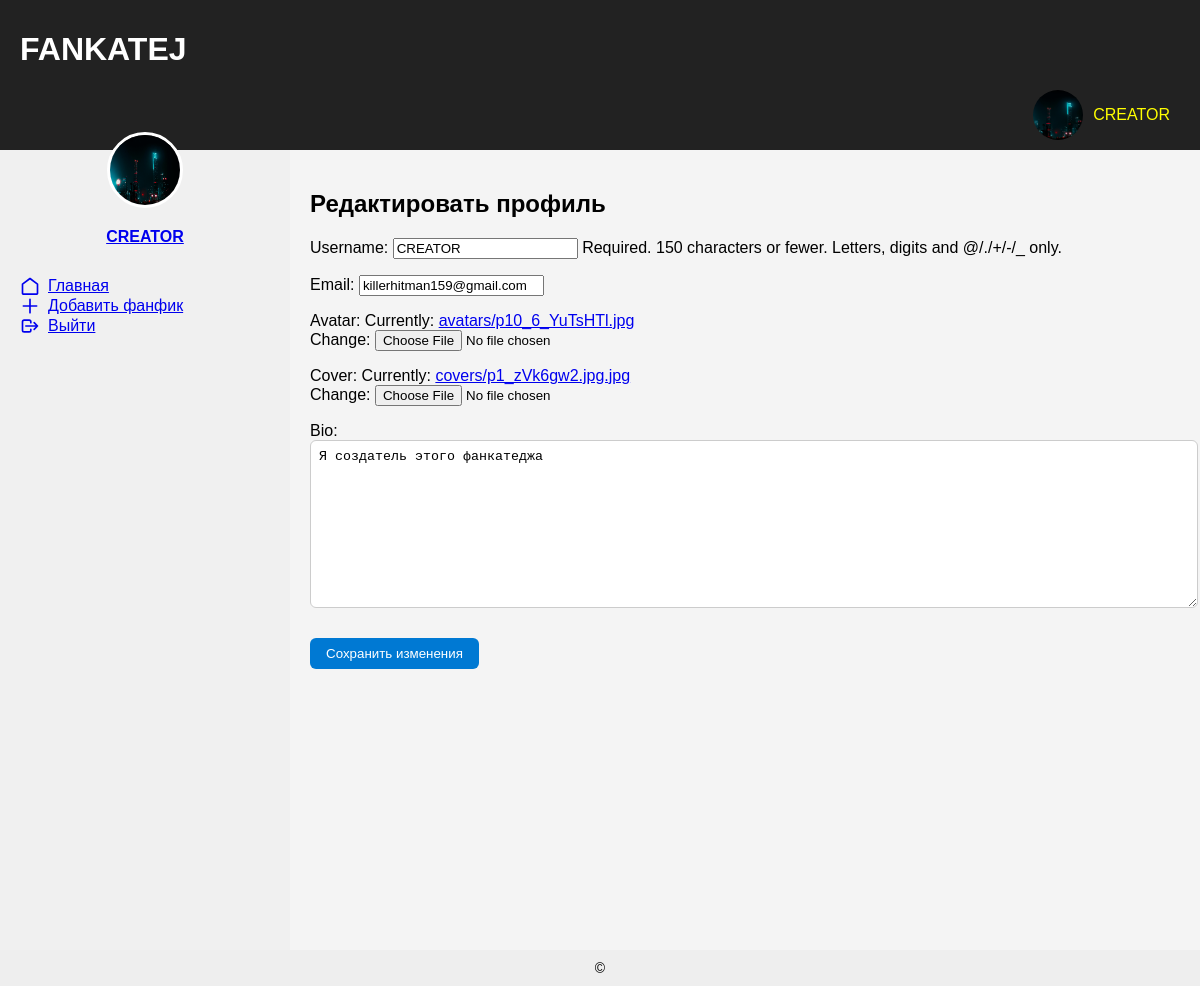
Page /accounts/profile/edit/ (signed in) on the committed database.
### accounts/models.py (models this page shows, shortened)
class CustomUser(AbstractUser):
    email = models.EmailField(unique=True,)
    avatar = models.ImageField(upload_to='avatars/', default=default_avatar)
    cover = models.ImageField(upload_to='covers/', default='default_cover.jpg')  # Обложка профиля
    bio = models.TextField(blank=True)
    following = models.ManyToManyField('self', symmetrical=False, related_name='followers', blank=True)

### accounts/views.py (the view)
# urls.py: path('profile/edit/', views.edit_profile_view, name='edit_profile'),
@login_required
def edit_profile_view(request):
    if request.method == 'POST':
        form = EditProfileForm(request.POST, request.FILES, instance=request.user)
        if form.is_valid():
            form.save()
            return redirect('profile')
    else:
        form = EditProfileForm(instance=request.user)
    return render(request, 'accounts/edit_profile.html', {'form': form})

### accounts/forms.py
class EditProfileForm(forms.ModelForm):
    class Meta:
        model = CustomUser
        fields = ['username', 'email', 'avatar','cover', 'bio']

### accounts/templates/accounts/edit_profile.html (shortened to what this page needs)
{% extends 'base.html' %}
{% block content %}
<h2>Редактировать профиль</h2>
<form method="post" enctype="multipart/form-data">
    {{ form.as_p }}
    <button type="submit">Сохранить изменения</button>
</form>
{% endblock %}

### accounts/templates/base.html (shortened to what this page needs)
{% load static %}
<!DOCTYPE html>
<html lang="ru">
<head>
    <link rel="stylesheet" href="{% static 'css/style.css' %}">
    </head>
    <body>
        <header>
            <h1>FANKATEJ</h1>
        <nav style="display: flex; align-items: center;">
                <a href="{% url 'profile' %}" style="display: flex; align-items: center; margin-left: auto; text-decoration: none;">
                    <img src="{{ user.avatar.url }}" alt="Аватар" width="50" height="50"
                         style="border-radius: 50%; margin-left: 10px; object-fit: cover;">
                    <span style="color:yellow; margin-left: 10px;">{{ user.username }}</span>
                </a>
        </nav>
    </header>
    <div style="display: flex; min-height: 100vh;">
        <aside style="width: 250px; background: #f0f0f0; padding: 20px;">
            {% if user.is_authenticated %}
                <div style="text-align: center;">
                    <div style="position: relative;">
                        <img src="{{ user.avatar.url }}" alt="Avatar"
                             style="width: 70px; height: 70px; border-radius: 50%; border: 3px solid white;
                             position: absolute; bottom: -20px; left: 50%; transform: translateX(-50%);">
                    </div>
                    <div style="margin-top: 40px;">
                        <a href="{% url 'user_profile' user.username %}" style="font-weight: bold;">{{ user.username }}</a>
                    </div>
                </div>
                <ul style="list-style: none; padding: 0; margin-top: 30px;">
                    <li>
                        <a href="/" style="display: flex; align-items: center; gap: 8px;">
                            <svg xmlns="http://www.w3.org/2000/svg" fill="none" viewBox="0 0 24 24" stroke="currentColor" width="20" height="20">
                                <path stroke-linecap="round" stroke-linejoin="round" stroke-width="2"
                                      d="M3 9.75L12 3l9 6.75V21a.75.75 0 01-.75.75H3.75A.75.75 0 013 21V9.75z"/>
                            </svg>
                            Главная
                        </a>
                    </li>
                    <li>
                        <a href="{% url 'create_post' %}" style="display: flex; align-items: center; gap: 8px;">
                            <svg xmlns="http://www.w3.org/2000/svg" fill="none" viewBox="0 0 24 24" stroke="currentColor" width="20" height="20">
                                <path stroke-linecap="round" stroke-linejoin="round" stroke-width="2"
                                      d="M12 4v16m8-8H4"/>
                            </svg>
                            Добавить фанфик
                        </a>
                    </li>
                    <li>
                        <a href="{% url 'logout' %}" style="display: flex; align-items: center; gap: 8px;">
                            <svg xmlns="http://www.w3.org/2000/svg" fill="none" viewBox="0 0 24 24" stroke="currentColor" width="20" height="20">
                                <path stroke-linecap="round" stroke-linejoin="round" stroke-width="2"
                                      d="M17 16l4-4m0 0l-4-4m4 4H7m6 4v1a2 2 0 01-2 2H5a2 2 0 01-2-2V7a2 2 0 012-2h6a2 2 0 012 2v1"/>
                            </svg>
                            Выйти
                        </a>
                    </li>
                </ul>
            {% endif %}
        </aside>
        <main style="flex: 1; padding: 20px;">
            {% block content %}{% endblock %}
        </main>
    </div>
    <footer>
        &copy

### static/css/style.css (style rules this page uses)
body { font-family: sans-serif; margin: 0; padding: 0; background-color: #f4f4f4; }
header { background-color: #222; color: #fff; padding: 10px 20px; }
nav a { color: #fff; margin-right: 10px; text-decoration: none; }
footer { background-color: #eee; padding: 10px 20px; text-align: center; font-size: 14px; }
button, button[type="submit"] { cursor: pointer; }
button[type="submit"] { background-color: #0079d3; color: white; border: none; padding: 8px 16px; border-radius: 6px; }
textarea { width: 100%; border-radius: 6px; padding: 8px; border: 1px solid #ccc; resize: vertical; margin-bottom: 10px; }

### rows in the picture
CustomUser: avatar (picture), username "CREATOR", email "killerhitman159@gmail.com", bio "Я создатель этого фанкатеджа"
